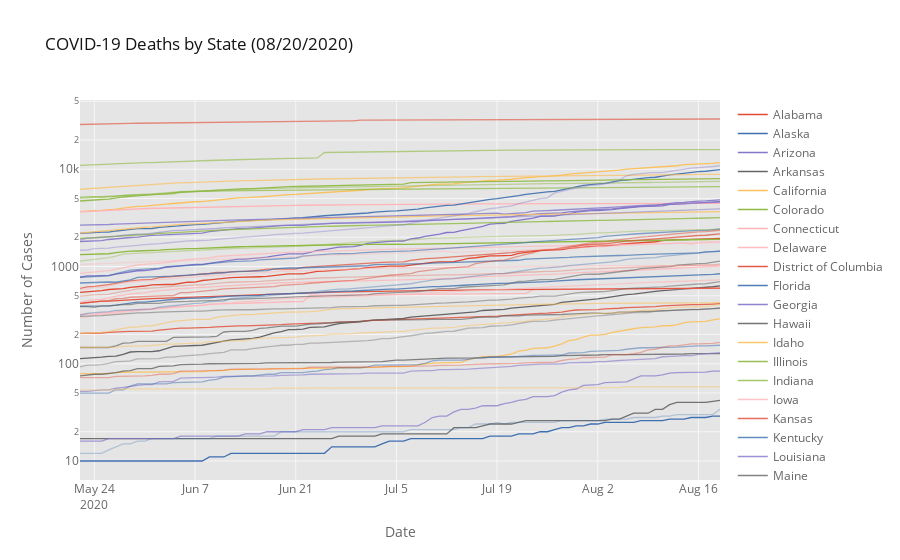

Notebook code for this chart:
### Code cell
# plot total deaths by state
states_deaths = grouped_states.reset_index().pivot(index='Date', columns='State', values='Deaths').iplot(
    kind='lines', yaxis_type='log', theme='ggplot', connectgaps=True, asFigure=True,
    title='COVID-19 Deaths by State ({})'.format(today), yaxis_title='Number of Cases', xaxis_title='Date')

states_deaths
